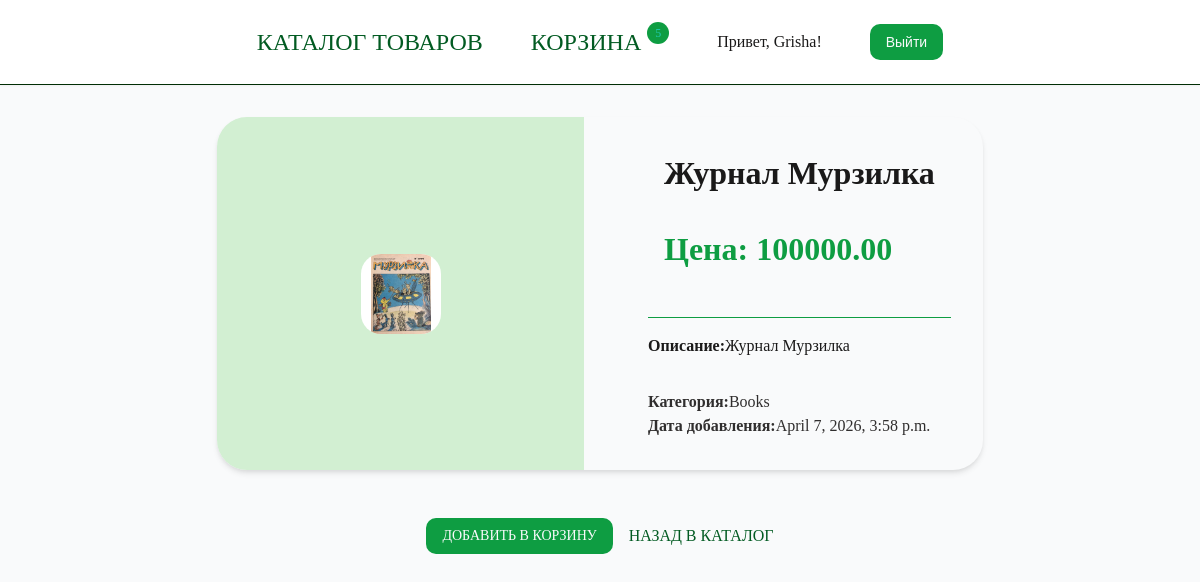
/journal/product/8/ (signed in), run on the app's committed database.
### journal/models.py (models this page shows, shortened)
class Product(models.Model):
    name = models.CharField(max_length=200, verbose_name='Product Name')
    description = models.TextField(verbose_name="description", blank=True)
    image = models.ImageField(upload_to='products/', verbose_name='Image', blank=True, null=True)
    category = models.ForeignKey(Category, on_delete=models.CASCADE, related_name='products', verbose_name='Category')
    price = models.DecimalField(max_digits=10, decimal_places=2, verbose_name='Price')
    created_at = models.DateTimeField(auto_now_add=True, verbose_name='Date of creation')
    updated_at = models.DateTimeField(auto_now=True, verbose_name='Date of change')
    class Meta:
        verbose_name = 'Product'
        verbose_name_plural = 'Products'
        ordering = ['-created_at']                    # новые товары сверху
        indexes = [models.Index(fields=['name', 'category'])]

class Category(models.Model):
    name = models.CharField(max_length=100, verbose_name='Name', help_text='Type the name of category')
    description = models.TextField(verbose_name="Description", blank=True, null=True)
    class Meta:
        verbose_name = 'Category'
        verbose_name_plural = 'Categories'
        ordering = ['name']

### journal/views.py (the view)
# urls.py: path('product/<int:pk>/', views.product_detail, name='product_detail'),
def product_detail(request, pk):
    product = get_object_or_404(Product.objects.select_related('category'), id=pk)
    context = {
        'product': product,
    }
    return render(request, 'journal/product_detail.html', context)

### journal/context_processors.py (called while the page is built)
def cart_items_count(request):
    cart = get_or_create_cart(request)
    count = sum(item.quantity for item in cart.items.all())
    return {'cart_items_count': count}

### journal/views.py (called while the page is built, shortened)
def get_or_create_cart(request):
    if request.user.is_authenticated:
        cart, _ = Cart.objects.get_or_create(user=request.user)
        return cart

### templates/journal/product_detail.html (shortened to what this page needs)
{% extends 'base.html' %}
{% load  static  %}
{% block extra_css %}
    <link rel="stylesheet" href="{% static 'css/product_detail.css' %}">
{% endblock extra_css %}
{% block content %}
    <div class="product-detail">
    <div class="gallery">
            {% if product.image %}
                <img class="img"
                    src="{{ product.image.url }}"
                    alt="{{ product.name }}"
                >
            {% else %}
                <div class="img">Изображение отсутствует</div>
            {% endif %}
        </div>
        <div class="info">
            <h1>{{ product.name }}</h1>
            <div class="price"><strong>Цена: </strong>{{ product.price }}</div>
            <div class="descr"><strong>Описание:</strong>{{ product.description }}</div>
            <div class="meta">
                <div><strong>Категория:</strong>{{ product.category.name }}</div>
                <div><strong>Дата добавления:</strong>{{ product.created_at }}</div>
            </div>
        </div>
    </div>
        <div class="act">
            <a href="{% url 'add_to_cart' product.id %}" class='button'>
                Добавить в корзину
            </a>
            <a href="{% url 'product_list' %}" class="backlink">Назад в Каталог</a>
        </div>
{% endblock  %}

### templates/base.html (shortened to what this page needs)
<!DOCTYPE html>
<html lang="ru">
<head>
    {% load static %}
    <link rel="stylesheet" href="{% static 'css/style.css' %}">
    {% block extra_css %}
    {% endblock %}
</head>
<body>
    <header>
        <nav>
            <a href="{% url 'product_list' %}">Каталог товаров</a>
            <a class="cart" href="{% url 'cart_detail' %}">
                Корзина
                {% if cart_items_count %}
                    <span class="cart-badge">{{ cart_items_count }}</span>
                {% endif %}
            </a>
            {% if user.is_authenticated %}
                <span class="hello-user">
                    Привет, {{ user.username }}!
                </span>
                <form method="post" action="{% url 'logout' %}" style="display: inline;">
                    <button type="submit">Выйти</button>
                </form>
            {% else %}
                <a href="{% url 'login' %}">Войти</a>
                <a href="{% url 'signup' %}">Регистрация</a>
            {% endif %}
        </nav>
    </header>
    <div class="container">
        {% block content %}
        {% endblock %}
    </div>
</body>
</html>

### journal/static/css/style.css (style rules this page uses)
:root { --color-primary: #0e9d42; --color-primary-dark: #025b22; --color-secondary: #f79729; --color-secondary-dark: #925004; --color-danger: rgb(245, 41, 41); --color-warning: #e2da35; --color-bg: #f9fafb; --color-text: #1a1919; --color-text-light: #302e2e; --color: #fff; --color-border: #012e05; --radius-sm: 10px; --radius-md: 20px; --radius-lg: 30px; --transition: all 0.3s ease; --shadow-sm: 0 1px 2px 0 rgba(0, 0, 0, 0.05); --shadow-md: 0 4px 6px -1px rgba(0, 0, 0, 0.1), 0 2px 4px -1px rgba(0, 0, 0, 0.06); --shadow-lg: 0 10px 15px -3px rgba(0, 0, 0, 0.1), 0 4px 6px -1px rgba(0, 0, 0, 0.06); }
* { margin: 0; padding: 0; box-sizing: border-box; }
body { background-color: var(--color-bg); color: var(--color-text); line-height: 1.5; display: flex; flex-direction: column; align-items: center; }
h1, h2, h3, h4, h5, h6 { font-weight: 600; line-height: 1.25; margin-bottom: 1rem; }
h1 { font-size: 2rem; }
a { text-decoration: none; color: var(--color-primary-dark); transition: var(--transition); }
header { width: 100%; background-color: var(--color); box-shadow: var(--shadow-sm); border-bottom: 1px solid var(--color-border); position: sticky; top: 0; z-index: 100; }
nav { max-width: 1280px; margin: 0 auto; padding: 1rem 2rem; display: flex; justify-content: center; align-items: center; flex-wrap: wrap; gap: 3rem; }
nav a { font-size: 24px; font-weight: 500; padding: 0.5rem 0; position: relative; text-transform: uppercase; }
nav a::after, .nava::after { content: ''; position: absolute; bottom: 0; left: 0; width: 0; height: 2px; background: var(--color-primary); transition: var(--transition); }
.cart-badge { border-radius: 50%; background: var(--color-primary); color: rgb(34, 200, 175); padding: 4px 8px; font-size: 12px; font-weight: 500; margin-bottom: 8px; vertical-align: top; }
.container { max-width: 1280px; width: 100%; display: flex; flex-direction: column; align-items: center; }
.button, button, .btn { display: inline-block; background-color: var(--color-primary); color: #f9fafb; border: none; padding: 0.5rem 1rem; border-radius: var(--radius-sm); font-weight: 500; cursor: pointer; transition: var(--transition); font-size: 14px; line-height: 20px; text-align: center; }
.img { width: 80px; aspect-ratio: 1 / 1; transition: var(--transition); background: var(--color); display: flex; justify-content: center; align-items: center; }
.price { font-weight: 900; font-size: 24px; margin: 0.5rem 0; }
.product-detail { display: grid; grid-template-columns: 1fr 1fr; gap: 2rem; background: var(--color-bg); border-radius: var(--radius-lg); box-shadow: var(--shadow-md); overflow: hidden; margin: 2rem 0; }
.gallery { background: #d2efd2; padding: 2rem; display: flex; align-items: center; justify-content: center; min-height: 200px; }
.gallery img { max-width: 100%; max-height: 400px; object-fit: contain; border-radius: var(--radius-md); transition: var(--transition); }
.info { padding: 2rem; display: flex; flex-direction: column; gap: 1rem; }
.info h1 { font-size: 2rem; font-weight: 700; margin-bottom: 0; padding: 0.25rem 1rem; }
.info .price { font-size: 2rem; font-weight: 700; color: var(--color-primary); background: var(--color-bg); display: inline-block; padding: 0.25rem 1rem; }
.descr { line-height: 1.5rem; margin: 1rem 0; border-top: 1px solid var(--color-primary); padding-top: 1rem; }
.meta { font-size: 1rem; color: var(--color-text-light); margin-top: auto; }
.act { text-transform: uppercase; display: flex; gap: 1rem; margin-top: 1rem; justify-content: center; align-items: center; margin-bottom: 2rem; }
.backlink { transition: var(--transition); }

### data on the page
Product: image (picture), name "Журнал Мурзилка", price "100000.00", description "Журнал Мурзилка", category.name "Books", created_at "April 7, 2026, 3:58 p.m."

### other printed values
{{ cart_items_count }} "5"
{{ user.username }} "Grisha"
